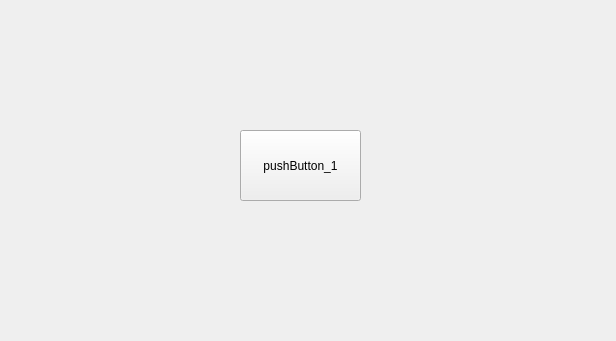
<?xml version="1.0" encoding="UTF-8"?>
<ui version="4.0">
 <class>StartProcess</class>
 <widget class="QWidget" name="StartProcess">
  <property name="geometry">
   <rect>
    <x>0</x>
    <y>0</y>
    <width>616</width>
    <height>341</height>
   </rect>
  </property>
  <property name="windowTitle">
   <string>Form</string>
  </property>
  <widget class="QPushButton" name="pushButton">
   <property name="geometry">
    <rect>
     <x>240</x>
     <y>130</y>
     <width>121</width>
     <height>71</height>
    </rect>
   </property>
   <property name="text">
    <string>pushButton_1</string>
   </property>
  </widget>
 </widget>
 <resources/>
 <connections/>
</ui>
